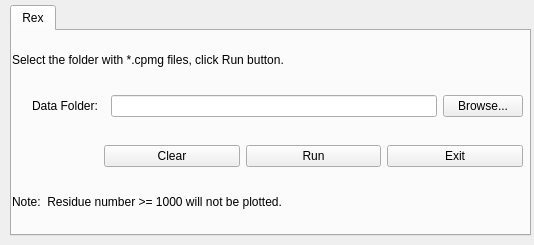
<?xml version="1.0" encoding="UTF-8"?>
<ui version="4.0">
 <class>Form</class>
 <widget class="QWidget" name="Form">
  <property name="geometry">
   <rect>
    <x>0</x>
    <y>0</y>
    <width>534</width>
    <height>245</height>
   </rect>
  </property>
  <property name="windowTitle">
   <string>Form</string>
  </property>
  <widget class="QTabWidget" name="tabWidget">
   <property name="geometry">
    <rect>
     <x>10</x>
     <y>5</y>
     <width>521</width>
     <height>231</height>
    </rect>
   </property>
   <property name="sizePolicy">
    <sizepolicy hsizetype="Expanding" vsizetype="Expanding">
     <horstretch>1</horstretch>
     <verstretch>1</verstretch>
    </sizepolicy>
   </property>
   <property name="currentIndex">
    <number>0</number>
   </property>
   <widget class="QWidget" name="tab1">
    <attribute name="title">
     <string>Rex</string>
    </attribute>
    <widget class="QWidget" name="layoutWidget">
     <property name="geometry">
      <rect>
       <x>0</x>
       <y>0</y>
       <width>511</width>
       <height>201</height>
      </rect>
     </property>
     <layout class="QVBoxLayout" name="verticalLayout">
      <item>
       <widget class="QLabel" name="label_2">
        <property name="sizePolicy">
         <sizepolicy hsizetype="Preferred" vsizetype="Fixed">
          <horstretch>0</horstretch>
          <verstretch>0</verstretch>
         </sizepolicy>
        </property>
        <property name="text">
         <string>Select the folder with *.cpmg files, click Run button.</string>
        </property>
        <property name="scaledContents">
         <bool>false</bool>
        </property>
        <property name="margin">
         <number>0</number>
        </property>
       </widget>
      </item>
      <item>
       <layout class="QHBoxLayout" name="horizontalLayout">
        <item>
         <widget class="QLabel" name="label">
          <property name="text">
           <string>Data Folder:  </string>
          </property>
          <property name="indent">
           <number>20</number>
          </property>
         </widget>
        </item>
        <item>
         <widget class="QLineEdit" name="lineEdit"/>
        </item>
        <item>
         <widget class="QPushButton" name="btn_browse">
          <property name="text">
           <string>Browse...</string>
          </property>
         </widget>
        </item>
       </layout>
      </item>
      <item>
       <layout class="QHBoxLayout" name="horizontalLayout_2">
        <property name="leftMargin">
         <number>92</number>
        </property>
        <item>
         <widget class="QPushButton" name="btn_clear">
          <property name="text">
           <string>Clear</string>
          </property>
         </widget>
        </item>
        <item>
         <widget class="QPushButton" name="btn_run">
          <property name="text">
           <string>Run</string>
          </property>
         </widget>
        </item>
        <item>
         <widget class="QPushButton" name="btn_exit">
          <property name="text">
           <string>Exit</string>
          </property>
         </widget>
        </item>
       </layout>
      </item>
      <item>
       <widget class="QLabel" name="label_3">
        <property name="sizePolicy">
         <sizepolicy hsizetype="Preferred" vsizetype="Fixed">
          <horstretch>0</horstretch>
          <verstretch>0</verstretch>
         </sizepolicy>
        </property>
        <property name="text">
         <string>Note:  Residue number &gt;= 1000 will not be plotted. </string>
        </property>
       </widget>
      </item>
     </layout>
    </widget>
   </widget>
  </widget>
 </widget>
 <resources/>
 <connections/>
</ui>
